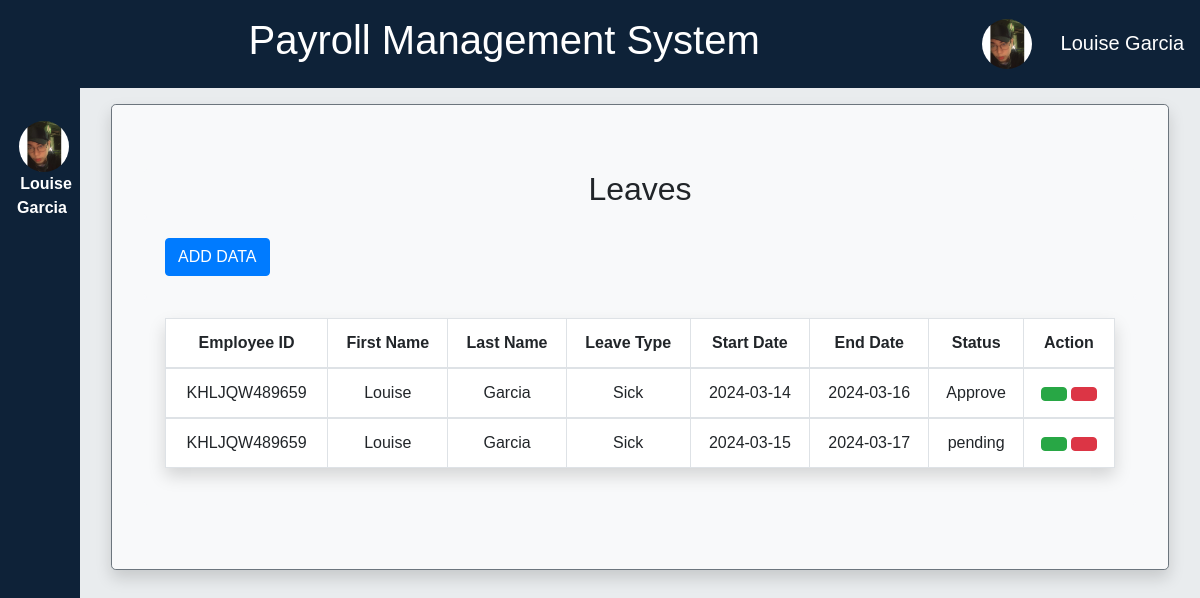
Page /employee_main.php?page=employee_leaves.php (signed in) on the committed database.
### tables this page shows
CREATE TABLE `employee` (
  `id` int(11) NOT NULL,
  `images` varchar(255) NOT NULL,
  `Employee_No` varchar(255) NOT NULL,
  `first_name` varchar(255) NOT NULL,
  `last_name` varchar(255) NOT NULL,
  `department` varchar(255) NOT NULL,
  `position` varchar(255) NOT NULL,
  `email` varchar(255) NOT NULL,
  `password` varchar(255) NOT NULL
);

CREATE TABLE `employee_leaves` (
  `id` int(11) NOT NULL,
  `Employee_No` varchar(255) NOT NULL,
  `first_name` varchar(50) NOT NULL,
  `last_name` varchar(50) NOT NULL,
  `email` varchar(255) NOT NULL,
  `leave_type` varchar(50) NOT NULL,
  `start_date` date NOT NULL,
  `end_date` date NOT NULL,
  `status` varchar(20) NOT NULL
);

### employee_main.php (the view, shortened to what this page needs)
<!DOCTYPE html>
<html lang="en">
<head>
    <link href="https://cdn.lineicons.com/4.0/lineicons.css" rel="stylesheet" />
        <link href="https://cdn.jsdelivr.net/npm/bootstrap@5.3.0/dist/css/bootstrap.min.css" rel="stylesheet">
        <link rel="stylesheet" href="styles.css">
</head>
<body>
    <div class="header" style="padding:1rem">
        <h1 class='tittle'>Payroll Management System
        <?php
                    include_once('db_config.php');
                    $sql = "SELECT * FROM employee WHERE email = :email";
                    $stmt = $conn->prepare($sql);
                    $stmt->bindParam(':email', $_SESSION['email'], PDO::PARAM_STR);
                    $stmt->execute();
                    $result = $stmt->fetch(PDO::FETCH_ASSOC);
                    if ($result) {
                        echo "
                        <span class='users'>
                        <button class='circle-button dropdown-toggle'
                            data-bs-toggle='dropdown'
                            aria-expanded='false'
                            aria-haspopup='true'
                            aria-controls='dropdown-menu'
                            aria-label='Open user options'>
                            <img class='User_Image1'  src='{$result['images']}' alt='Profile picture of {$result['first_name']}  {$result['last_name']}'>
                        </button>
                        <div class='text-logo' role='contentinfo' aria-label='User Information'>
                            {$result['first_name']}  {$result['last_name']}
                        </div>
                        <div aria-live='polite' aria-atomic='true' class='dropdown-menu mt-3 id='dropdown-menu' style='width: 300px;'>
                        <img src='" . $result['images'] . "' alt='Picture of {$result['first_name']} {$result['last_name']}' class='responsive-image'>
                        <div class='text-logo1' role='contentinfo' aria-label='User Information'>
                            {$result['first_name']} {$result['last_name']}
                        </div>
                        <div class='footer mt-5'>
                            <button class='btn btn1 ms-2 text-white' style='border: none;' data-bs-toggle='modal' data-bs-target='#updateProfileModal'>
                                <i class='lni lni-pencil me-4'></i> Update Profile
                            </button>
                            <div class='sidebar-footer'>
                                <a href='logout1.php' class='sidebar-link'>
                                    <i class='lni lni-exit'></i><a>Logout</a>
                                </a>
                            </div>
                        </div>
                    </div>
                        ";
                    } else {
                        echo "0 results";
                    }
                    ?>
        </h1>
    </div>
    <div class="wrapper">
        <aside id="sidebar">
            <div class="d-flex">
                <div class="sidebar-logo">
                <button class="toggle-btn ms-2" type="button" data-bs-toggle="collapse" data-bs-target="#sidebar">
            </button>
                    <?php
                    include_once('db_config.php');
                    $page = isset($_GET['page']) ? $_GET['page'] : 'employee_dashboard.php';
                    $sql = "SELECT * FROM employee WHERE email = :email";
                    $stmt = $conn->prepare($sql);
                    $stmt->bindParam(':email', $_SESSION['email'], PDO::PARAM_STR);
                    $stmt->execute();
                    $result = $stmt->fetch(PDO::FETCH_ASSOC);
                    if ($result) {
                        echo "<div class='user-info ms-2'>";
                        echo "<img src='" . $result['images'] . "' alt='User Image' class='user-image'>";
                        echo "<a class='text-center m-1' href='#'>";
                        echo $result['first_name'] . " " . $result['last_name'];
                        echo "</a>";
                        echo "</div>";
                    } else {
                        echo "0 results";
                    }
                    ?>
                </div>
            </div>
            <ul class="sidebar-nav">
                        <li class="sidebar-item">
                <a href="?page=my_dashboard.php" class="sidebar-link"<?php if ($page === 'my_dashboard.php') echo ' class="active"'; ?>>
                </a>
            </li>
                        <li class="sidebar-item">
                <a href="?page=employee_leaves.php" class="sidebar-link"<?php if ($page === 'employee_leaves.php') echo ' class="active"'; ?>>
                </a>
            </li>
        </ul>
    </aside>
    <div class="main p-3">
        <div class="text-center">
            <?php
        include($page);
        ?>
            </div>
        </div>
    </div>
</body>
</body>
</html>

### employee_leaves.php (shortened to what this page needs)
<link rel="stylesheet" href="https://stackpath.bootstrapcdn.com/bootstrap/4.2.1/css/bootstrap.min.css">
    <link rel="stylesheet" href="https://cdn.datatables.net/1.10.18/css/dataTables.bootstrap4.min.css">
    <link rel="stylesheet" href="styles.css">
<body>
    <div class="container-fluid">
        <div class="jumbotron bg-light shadow border border-secondary">
            <div class="card bg-light" style="border-color: transparent;">
                <h2> Leaves </h2>
            </div>
            <div class="card bg-light" style="border-color: transparent;">
                <div class="card-body bg-light">
                    <button type="button" class="btn btn-primary float-left" data-toggle="modal" data-target="#studentaddmodal">
                        ADD DATA
                    </button>
                </div>
            </div>
            <div class="card bg-light" style="border-color: transparent;">
                <div class="card-body">
                    <?php
                $connection = mysqli_connect("localhost","root","");
                $email = mysqli_real_escape_string($connection, $_SESSION['email']);
                $query = "SELECT * FROM employee_leaves WHERE email = '$email'";
                $query_run = mysqli_query($connection, $query);
            ?>
                    <table id="datatableid" class="table table-bordered shadow">
                        <thead>
                            <tr>
                                <th scope="col">Employee ID</th>
                                <th scope="col">First Name</th>
                                <th scope="col">Last Name</th>
                                <th scope="col">Leave Type</th>
                                <th scope="col">Start Date</th>
                                <th scope="col">End Date</th>
                                <th scope="col">Status</th>
                                <th scope="col">Action</th>
                            </tr>
                        </thead>
                        <?php
                if($query_run)
                {
                    foreach($query_run as $row)
                    {
            ?>
                        <tbody>
                            <tr>
                                <td> <?php echo $row['Employee_No']; ?> </td>
                                <td> <?php echo $row['first_name']; ?> </td>
                                <td> <?php echo $row['last_name']; ?> </td>
                                <td> <?php echo $row['leave_type']; ?> </td>
                                <td> <?php echo $row['start_date']; ?> </td>
                                <td> <?php echo $row['end_date']; ?> </td>
                                <td> <?php echo $row['status']; ?> </td>
                                <td>
                                <button type="button" class="btn btn-success editbtn"><i class="lni lni-pencil"></i></button>
                                <button type="button" class="btn btn-danger deletebtn"><i class="lni lni-trash-can"></i></button>
                                </td>
                            </tr>
                        </tbody>
                        <?php
                    }
                }
                else
                {
                    echo "No Record Found";
                }
            ?>
                    </table>
                </div>
            </div>
        </div>
    </div>

### styles.css (style rules this page uses)
body { font-family: 'Poppins', sans-serif; margin: 0; overflow-x: hidden; background-color: #6c757d; }
.wrapper { display: flex; }
.main { min-height: 100vh; width: 100%; overflow: hidden; transition: all 0.35s ease-in-out; background-color: #e9ecee; }
#sidebar { width: 70px; min-width: 80px; z-index: 1000; transition: step-end; background-color: #0e2238; display: flex; flex-direction: column; }
.toggle-btn { background-color: transparent; cursor: pointer; border: 0; padding: 1rem 1.5rem; }
.sidebar-logo { margin: auto 0; text-align: center; }
.sidebar-logo a { color: #FFF; font-size: 1rem; font-weight: 600; text-decoration: none; }
.sidebar-nav { padding: 2rem 0; flex: 1 1 auto; }
a.sidebar-link { padding: .625rem 1.625rem; color: #FFF; display: block; font-size: 0.9rem; white-space: nowrap; border-left: 3px solid transparent; text-decoration: none; }
.sidebar-item { position: relative; }
.header { background-color: #0e2238; color: #fff; padding: 20px; text-align: center; width: 100%; }
* { box-sizing: border-box; }
.users { display: flex; align-items: center; }
.User_Image1 { width: 60px; height: 60px; object-fit: cover; margin-right:-23px; }
.text-logo { font-size: 20px; }
.users { float: right; }
.user-image { border-radius: 50%; width: 50px; }
.jumbotron { border-color: white; }

### employee_main.php (style rules this page uses)
body { padding:0px; margin: 0px; }
.circle-button img { width: 50px; height: 50px; border-radius: 50%; object-fit: cover; }
.circle-button { background-color: #0e2238; border: none; }
.dropdown-toggle::after { color: #0e2238; }
.tittle { margin-left: 1rem; }

### rows in the picture
employee: images (picture), first_name "Louise", last_name "Garcia"
employee_leaves: Employee_No "KHLJQW489659", first_name "Louise", last_name "Garcia", leave_type "Sick", start_date "2024-03-14", end_date "2024-03-16", status "Approve"
employee_leaves: Employee_No "KHLJQW489659", first_name "Louise", last_name "Garcia", leave_type "Sick", start_date "2024-03-15", end_date "2024-03-17", status "pending"
